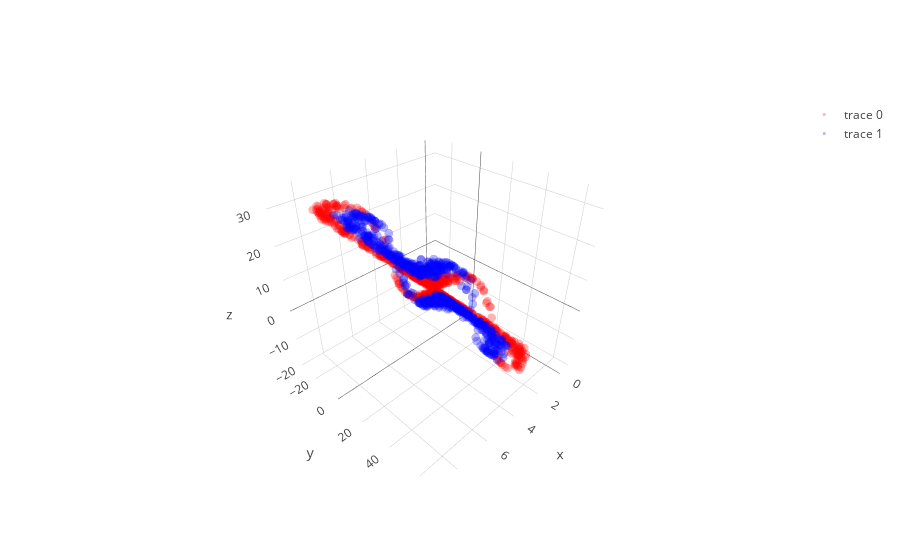
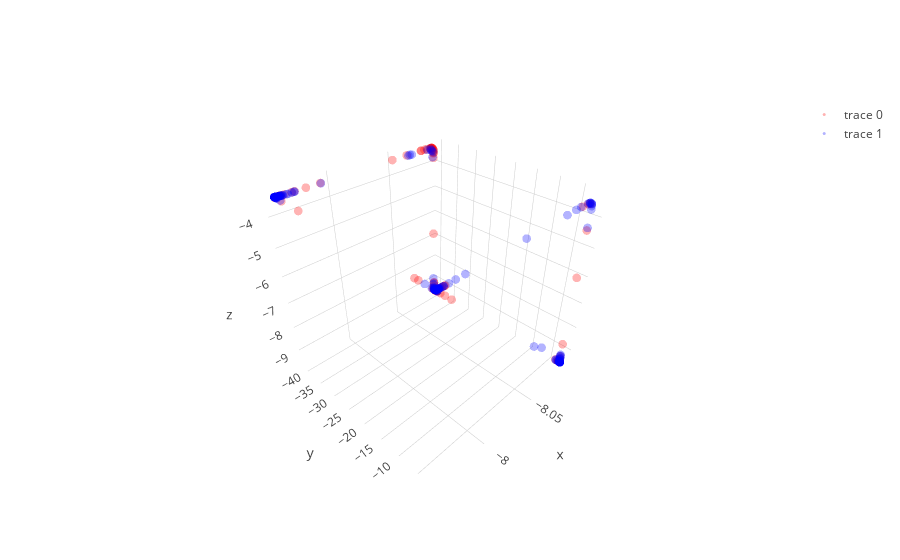

Write notebook code for charts like these, in order.
### Code cell
learning_rate = 0.0000000008; beta1=0.9; beta2=0.999; adam_e = 1e-8 

l1 = PCA_layer(2,3);  l1b= batch_norm()
l2 = PCA_layer(3,3);  l2b= batch_norm()
l3 = PCA_layer(3,2)

mini_batch_size    = 20
training_iteration = 100

copyX = np.copy(X)
for iter in range(training_iteration):

    copyX = shuffle(copyX)
    for current_batch_index in range(0,len(X),mini_batch_size):
        current_batch = copyX[current_batch_index:current_batch_index+mini_batch_size]
        
        layer1,layer1_var = l1.feed_non(current_batch,1/(iter+1))
        layer2,layer2_var = l2.feed_non(layer1,1/(iter+1))
        layer3,layer3_var = l3.feed_linear(layer2)

        sys.stdout.write("Iter: " + str(iter) + " " + str(layer1_var.mean() + layer2_var.mean() + layer3_var.mean()) + '\r'); sys.stdout.flush()
        
        grad3   = l3.back_linear()
        grad2   = l2.back_non(grad3,cancel=1/(iter+1),sign_value=1)
        grad1   = l1.back_non(grad2,cancel=1/(iter+1),sign_value=-1)
   
layer1,layer1_var = l1.feed_non(X,0)
layer2,layer2_var = l2.feed_non(layer1,0)
layer3,layer3_var = l3.feed_linear(layer2)

trace1 = go.Scatter3d(
    x=layer1[y==0,0],
    y=layer1[y==0,1],
    z=layer1[y==0,2],
    mode='markers',
    line=dict(color='red',width=0.5),
    marker=dict(size=3,opacity=0.3)
)
trace2 = go.Scatter3d(
    x=layer1[y==1,0],
    y=layer1[y==1,1],
    z=layer1[y==1,2],
    mode='markers',
    line=dict(color='blue',width=0.5),
    marker=dict(size=3,opacity=0.3)
)
data = [trace1,trace2]
fig  = go.Figure(data=data)
iplot(fig)

trace1 = go.Scatter3d(
    x=layer2[y==0,0],
    y=layer2[y==0,1],
    z=layer2[y==0,2],
    mode='markers',
    line=dict(color='red',width=0.5),
    marker=dict(size=3,opacity=0.3)
)
trace2 = go.Scatter3d(
    x=layer2[y==1,0],
    y=layer2[y==1,1],
    z=layer2[y==1,2],
    mode='markers',
    line=dict(color='blue',width=0.5),
    marker=dict(size=3,opacity=0.3)
)
data = [trace1,trace2]
fig  = go.Figure(data=data)
iplot(fig)

plt.figure(figsize=(8,6))
plt.scatter(layer3[y==0, 0], layer3[y==0, 1], color='red', alpha=0.5)
plt.scatter(layer3[y==1, 0], layer3[y==1, 1], color='blue', alpha=0.5)
plt.show()

### Figure 1 — Plotly figure (JSON) as saved in the notebook; plotly's stock layout.template omitted (floating-point values rounded to 4 significant figures; data arrays with more than 128 entries replaced by an {"elided": "..."} marker saying what was removed)
{"data": [{"line": {"color": "red", "width": 0.5}, "marker": {"opacity": 0.3, "size": 3}, "mode": "markers", "type": "scatter3d", "uid": "03efea2d-c9b3-4e3e-aa79-a8aacc095e06", "x": {"elided": "750 float values"}, "y": {"elided": "750 float values"}, "z": {"elided": "750 float values"}}, {"line": {"color": "blue", "width": 0.5}, "marker": {"opacity": 0.3, "size": 3}, "mode": "markers", "type": "scatter3d", "uid": "44deef28-03b1-407c-8864-453061e07eb2", "x": {"elided": "750 float values"}, "y": {"elided": "750 float values"}, "z": {"elided": "750 float values"}}], "layout": {}}

### Figure 2 — Plotly figure (JSON) as saved in the notebook; plotly's stock layout.template omitted (floating-point values rounded to 4 significant figures; data arrays with more than 128 entries replaced by an {"elided": "..."} marker saying what was removed)
{"data": [{"line": {"color": "red", "width": 0.5}, "marker": {"opacity": 0.3, "size": 3}, "mode": "markers", "type": "scatter3d", "uid": "7b70e25f-6eac-44a2-9518-1a2f11edd2f8", "x": {"elided": "750 float values"}, "y": {"elided": "750 float values"}, "z": {"elided": "750 float values"}}, {"line": {"color": "blue", "width": 0.5}, "marker": {"opacity": 0.3, "size": 3}, "mode": "markers", "type": "scatter3d", "uid": "e0f20888-75af-4114-a1f0-c54b9fa7ecf7", "x": {"elided": "750 float values"}, "y": {"elided": "750 float values"}, "z": {"elided": "750 float values"}}], "layout": {}}
